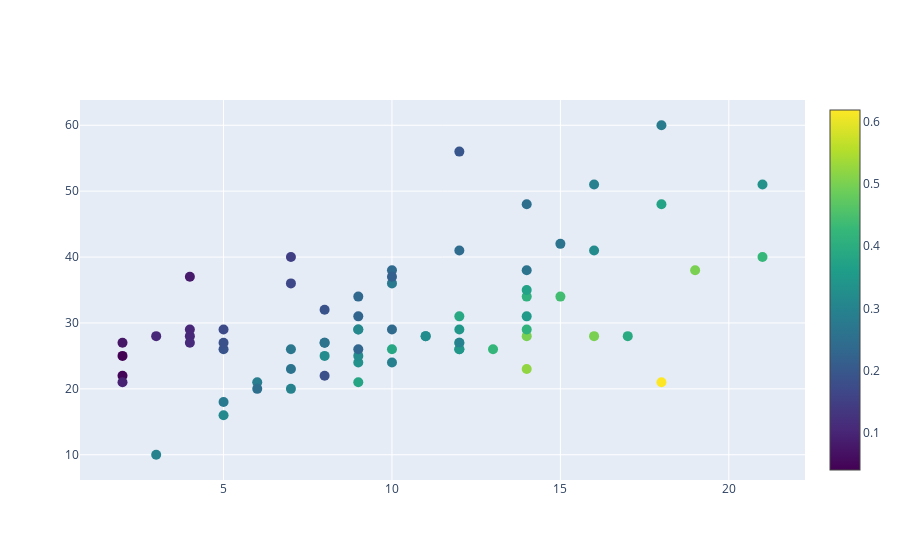

This figure's notebook cell:
### Code cell
fig = go.Figure()

fig.add_trace(
    go.Scatter(
        x = HARDEN18['FTA'], y = HARDEN18['PTS']
        , mode = 'markers'
        , marker = dict(
            size = 10
            , color = (HARDEN18['FTM'] / HARDEN18['PTS'])
            , colorscale = 'Viridis'
            , showscale = True
        )
    )
)

fig

### Figure 1 — Plotly figure (JSON) as saved in the notebook; plotly's stock layout.template omitted (floating-point values rounded to 4 significant figures)
{"data": [{"marker": {"color": [0.2857, 0.3462, 0.2917, 0.2368, 0.32, 0.3929, 0.2778, 0.07407, 0.619, 0.2619, 0.4118, 0.1875, 0.3333, 0.5, 0.15, 0.2692, 0.2609, 0.4231, 0.32, 0.3462, 0.3171, 0.3871, 0.3214, 0.2353, 0.4074, 0.3214, 0.2439, 0.2778, 0.3125, 0.1071, 0.2833, 0.2963, 0.5217, 0.04, 0.1071, 0.04545, 0.3, 0.425, 0.25, 0.4412, 0.4138, 0.2941, 0.3333, 0.3846, 0.3548, 0.5, 0.09524, 0.2308, 0.25, 0.3103, 0.1667, 0.3103, 0.08108, 0.2162, 0.381, 0.1724, 0.375, 0.5, 0.1923, 0.2632, 0.3714, 0.1964, 0.2414, 0.2258, 0.3448, 0.3, 0.2593, 0.1852, 0.1818, 0.1034, 0.2593, 0.1111], "colorscale": [[0, "#440154"], [0.1111, "#482878"], [0.2222, "#3e4989"], [0.3333, "#31688e"], [0.4444, "#26828e"], [0.5556, "#1f9e89"], [0.6667, "#35b779"], [0.7778, "#6ece58"], [0.8889, "#b5de2b"], [1, "#fde725"]], "showscale": true, "size": 10}, "mode": "markers", "type": "scatter", "x": [6, 12, 10, 10, 8, 17, 5, 2, 18, 15, 14, 8, 9, 14, 7, 7, 7, 13, 9, 12, 16, 12, 11, 9, 12, 11, 12, 10, 5, 3, 18, 12, 14, 2, 4, 2, 3, 21, 6, 15, 14, 16, 21, 10, 14, 16, 2, 9, 14, 9, 7, 9, 4, 10, 9, 5, 18, 19, 5, 14, 14, 12, 10, 9, 12, 7, 8, 5, 8, 4, 8, 4], "y": [21, 26, 24, 38, 25, 28, 18, 27, 21, 42, 34, 32, 24, 28, 40, 26, 23, 26, 25, 26, 41, 31, 28, 34, 27, 28, 41, 36, 16, 28, 60, 27, 23, 25, 28, 22, 10, 40, 20, 34, 29, 51, 51, 26, 31, 28, 21, 26, 48, 29, 36, 29, 37, 37, 21, 29, 48, 38, 26, 38, 35, 56, 29, 31, 29, 20, 27, 27, 22, 29, 27, 27]}], "layout": {}}
